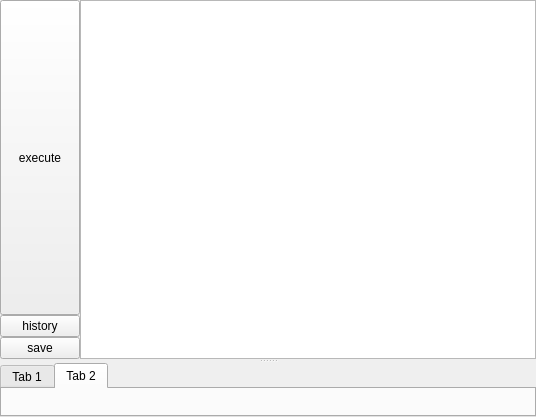
<?xml version="1.0" encoding="UTF-8"?>
<ui version="4.0">
 <class>SessionTab</class>
 <widget class="QWidget" name="SessionTab">
  <property name="geometry">
   <rect>
    <x>0</x>
    <y>0</y>
    <width>536</width>
    <height>417</height>
   </rect>
  </property>
  <property name="windowTitle">
   <string>Form</string>
  </property>
  <layout class="QVBoxLayout" name="verticalLayout_2">
   <property name="leftMargin">
    <number>0</number>
   </property>
   <property name="topMargin">
    <number>0</number>
   </property>
   <property name="rightMargin">
    <number>0</number>
   </property>
   <property name="bottomMargin">
    <number>0</number>
   </property>
   <item>
    <widget class="QSplitter" name="splitter">
     <property name="orientation">
      <enum>Qt::Vertical</enum>
     </property>
     <widget class="QWidget" name="layoutWidget">
      <layout class="QHBoxLayout" name="horizontalLayout">
       <property name="spacing">
        <number>0</number>
       </property>
       <item>
        <layout class="QVBoxLayout" name="verticalLayout">
         <property name="spacing">
          <number>0</number>
         </property>
         <item>
          <widget class="QPushButton" name="execute">
           <property name="sizePolicy">
            <sizepolicy hsizetype="Minimum" vsizetype="Preferred">
             <horstretch>0</horstretch>
             <verstretch>0</verstretch>
            </sizepolicy>
           </property>
           <property name="text">
            <string>execute</string>
           </property>
          </widget>
         </item>
         <item>
          <widget class="QPushButton" name="history">
           <property name="text">
            <string>history</string>
           </property>
          </widget>
         </item>
         <item>
          <widget class="QPushButton" name="save">
           <property name="text">
            <string>save</string>
           </property>
          </widget>
         </item>
        </layout>
       </item>
       <item>
        <widget class="PlainTextEdit" name="query"/>
       </item>
      </layout>
     </widget>
     <widget class="QTabWidget" name="resultTabs">
      <property name="currentIndex">
       <number>1</number>
      </property>
      <widget class="QWidget" name="tab">
       <attribute name="title">
        <string>Tab 1</string>
       </attribute>
      </widget>
      <widget class="QWidget" name="tab_2">
       <attribute name="title">
        <string>Tab 2</string>
       </attribute>
      </widget>
     </widget>
    </widget>
   </item>
  </layout>
 </widget>
 <customwidgets>
  <customwidget>
   <class>PlainTextEdit</class>
   <extends>QPlainTextEdit</extends>
   <header>plaintextedit.h</header>
  </customwidget>
 </customwidgets>
 <resources/>
 <connections/>
</ui>
